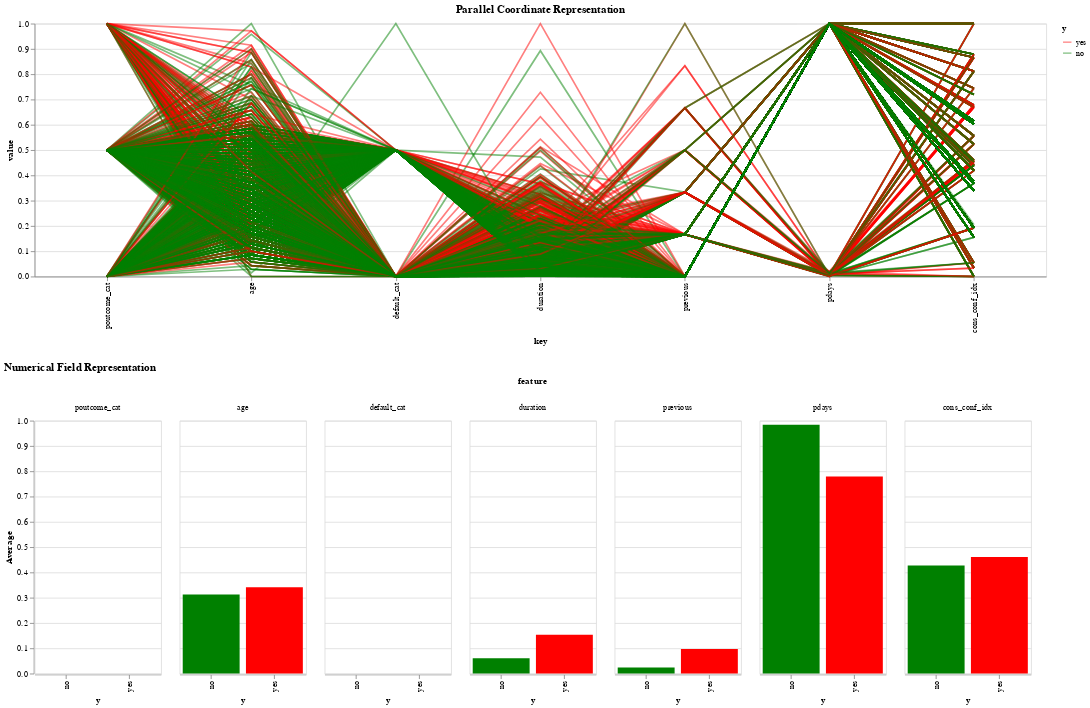

Notebook source saved alongside this figure:
### Code cell
color = alt.Color('y:N', scale = alt.Scale(domain = ['yes', 'no'],
                      range = ['red', 'green']))
click = alt.selection_multi(encodings=['color'])

parallel = alt.Chart(data = df_norm, title = 'Parallel Coordinate Representation').transform_window(
    index='count()'
).transform_fold(
    selected_features
).mark_line().encode(
    alt.X('key:N',sort = None),
    y='value:Q',
    color = alt.condition(click, color, alt.value('lightgray')),
    detail='index:N',
    opacity=alt.value(0.5)
).add_selection(
    click
).properties(
    width = 1200
)

bar = alt.Chart(stat_df, title = 'Numerical Field Representation').mark_bar().encode(
    alt.X('y:N'),
    alt.Y('mode(cat)/mean(num):Q', title = 'Average'),
    alt.Column('feature:N', sort = selected_features),
    color = alt.condition(click, color, alt.value('lightgray')),
).add_selection(
    click
).properties(
    width = 150
)

alt.vconcat(parallel, bar)

### Figure 1 — Vega-Lite specification as saved in the notebook (floating-point values rounded to 4 significant figures; data arrays with more than 128 entries replaced by an {"elided": "..."} marker saying what was removed)
{"config": {"view": {"continuousWidth": 400, "continuousHeight": 300}}, "vconcat": [{"data": {"name": "data-f9cca0bf9ddcdbb3242ad30ad6cc694b"}, "mark": "line", "encoding": {"color": {"condition": {"field": "y", "scale": {"domain": ["yes", "no"], "range": ["red", "green"]}, "type": "nominal", "selection": "selector002"}, "value": "lightgray"}, "detail": {"field": "index", "type": "nominal"}, "opacity": {"value": 0.5}, "x": {"field": "key", "sort": null, "type": "nominal"}, "y": {"field": "value", "type": "quantitative"}}, "selection": {"selector002": {"type": "multi", "encodings": ["color"]}}, "title": "Parallel Coordinate Representation", "transform": [{"window": [{"op": "count", "as": "index"}]}, {"fold": ["poutcome_cat", "age", "default_cat", "duration", "previous", "pdays", "cons_conf_idx"]}], "width": 1200}, {"data": {"name": "data-96fd8d27b048799db13e8ee688615a59"}, "mark": "bar", "encoding": {"color": {"condition": {"field": "y", "scale": {"domain": ["yes", "no"], "range": ["red", "green"]}, "type": "nominal", "selection": "selector002"}, "value": "lightgray"}, "column": {"field": "feature", "sort": ["poutcome_cat", "age", "default_cat", "duration", "previous", "pdays", "cons_conf_idx"], "type": "nominal"}, "x": {"field": "y", "type": "nominal"}, "y": {"field": "mode(cat)/mean(num)", "title": "Average", "type": "quantitative"}}, "selection": {"selector002": {"type": "multi", "encodings": ["color"]}}, "title": "Numerical Field Representation", "width": 150}], "$schema": "https://vega.github.io/schema/vega-lite/v4.17.0.json", "datasets": {"data-f9cca0bf9ddcdbb3242ad30ad6cc694b": {"elided": "4119 records"}, "data-96fd8d27b048799db13e8ee688615a59": [{"feature": "poutcome_cat", "y": "yes", "mode(cat)/mean(num)": 0}, {"feature": "poutcome_cat", "y": "no", "mode(cat)/mean(num)": 0}, {"feature": "age", "y": "no", "mode(cat)/mean(num)": 0.3128}, {"feature": "age", "y": "yes", "mode(cat)/mean(num)": 0.3413}, {"feature": "default_cat", "y": "yes", "mode(cat)/mean(num)": 0}, {"feature": "default_cat", "y": "no", "mode(cat)/mean(num)": 0}, {"feature": "duration", "y": "no", "mode(cat)/mean(num)": 0.06023}, {"feature": "duration", "y": "yes", "mode(cat)/mean(num)": 0.1539}, {"feature": "previous", "y": "no", "mode(cat)/mean(num)": 0.02363}, {"feature": "previous", "y": "yes", "mode(cat)/mean(num)": 0.09756}, {"feature": "pdays", "y": "no", "mode(cat)/mean(num)": 0.9837}, {"feature": "pdays", "y": "yes", "mode(cat)/mean(num)": 0.7795}, {"feature": "cons_conf_idx", "y": "no", "mode(cat)/mean(num)": 0.4273}, {"feature": "cons_conf_idx", "y": "yes", "mode(cat)/mean(num)": 0.4608}]}}
